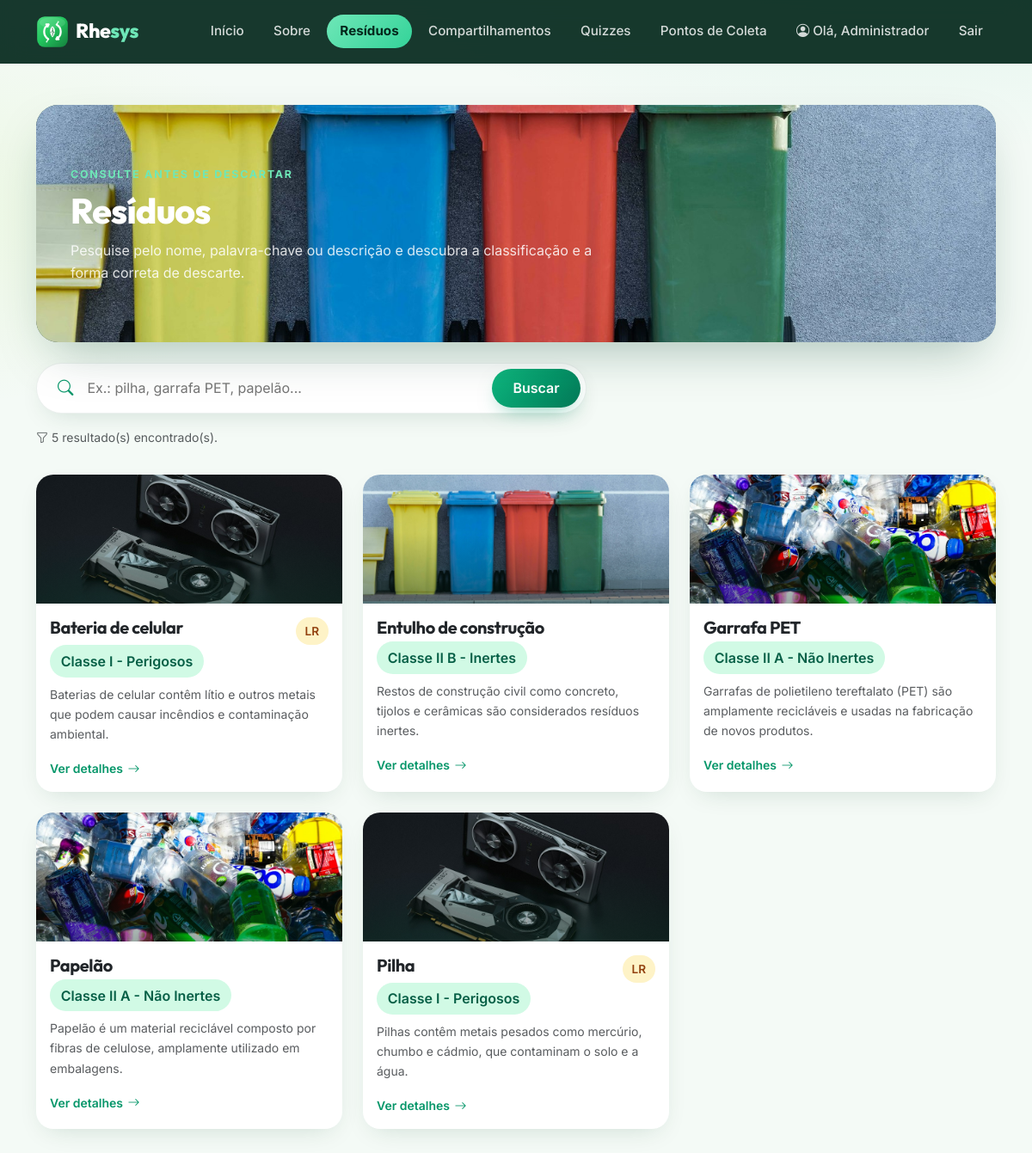
The app's page /pages/residuos.php (signed in) with its own data.
### tables this page shows
CREATE TABLE residuo (
    id_residuo INT AUTO_INCREMENT PRIMARY KEY,
    id_classificacao INT NOT NULL,
    nome VARCHAR(150) NOT NULL,
    descricao TEXT,
    forma_descarte TEXT,
    reciclagem TEXT,
    palavras_chave VARCHAR(255),
    possui_logistica_reversa BOOLEAN NOT NULL DEFAULT FALSE,
    created_at DATETIME NOT NULL DEFAULT CURRENT_TIMESTAMP,
    INDEX idx_residuo_classificacao (id_classificacao),
    INDEX idx_residuo_nome (nome),
    CONSTRAINT fk_residuo_classificacao
        FOREIGN KEY (id_classificacao) REFERENCES classificacao(id_classificacao)
        ON DELETE RESTRICT ON UPDATE CASCADE
);

CREATE TABLE classificacao (
    id_classificacao INT AUTO_INCREMENT PRIMARY KEY,
    nome VARCHAR(100) NOT NULL,
    descricao TEXT
);

### pages/residuos.php (the view, shortened to what this page needs)
<?php
require_once __DIR__ . '/../config/conexao.php';
function imagem_residuo($nome_classificacao) {
    $n = mb_strtolower((string) $nome_classificacao, 'UTF-8');
    if (mb_strpos($n, 'perigoso') !== false) {
        return BASE_URL . 'img/fotos/eletronicos.jpg';
    }
    if (mb_strpos($n, 'não inerte') !== false || mb_strpos($n, 'nao inerte') !== false) {
        return BASE_URL . 'img/fotos/reciclaveis.jpg';
    }
    if (mb_strpos($n, 'inerte') !== false) {
        return BASE_URL . 'img/fotos/coleta.jpg';
    }
    return BASE_URL . 'img/fotos/coleta.jpg';
}
require __DIR__ . '/../includes/header.php';
$busca = isset($_GET['busca']) ? trim($_GET['busca']) : '';
    ?>
    <?php
if ($busca !== '') {
    $sql = "SELECT r.*, c.nome AS classificacao_nome
            FROM residuo r
            INNER JOIN classificacao c ON r.id_classificacao = c.id_classificacao
            WHERE r.nome LIKE :busca1
               OR r.palavras_chave LIKE :busca2
               OR r.descricao LIKE :busca3
            ORDER BY r.nome";
    $termo = "%$busca%";
    $stmt = $pdo->prepare($sql);
    $stmt->bindValue(':busca1', $termo, PDO::PARAM_STR);
    $stmt->bindValue(':busca2', $termo, PDO::PARAM_STR);
    $stmt->bindValue(':busca3', $termo, PDO::PARAM_STR);
    $stmt->execute();
} else {
    $sql = "SELECT r.*, c.nome AS classificacao_nome
            FROM residuo r
            INNER JOIN classificacao c ON r.id_classificacao = c.id_classificacao
            ORDER BY r.nome";
    $stmt = $pdo->query($sql);
}
$residuos = $stmt->fetchAll();
?>
<section class="band reveal">
    <img class="band-bg" src="<?php echo BASE_URL; ?>img/fotos/coleta.jpg" alt="Lixeiras coloridas de coleta seletiva">
    <span class="crumb">Consulte antes de descartar</span>
    <h1 class="mt-2">Resíduos</h1>
    <p class="mt-2">
        Pesquise pelo nome, palavra-chave ou descrição e descubra a classificação
        e a forma correta de descarte.
    </p>
</section>
<div class="search-wrap mt-4 reveal">
    <form method="GET">
        <div class="search-pill">
            <i class="bi bi-search"></i>
            <input type="text" name="busca"
                   placeholder="Ex.: pilha, garrafa PET, papelão..."
                   value="<?php echo htmlspecialchars($busca); ?>">
            <button class="btn btn-success" type="submit">Buscar</button>
        </div>
    </form>
    <p class="text-muted small mt-3 mb-0">
        <i class="bi bi-funnel"></i>
        <?php echo count($residuos); ?> resultado(s) encontrado(s)<?php if ($busca !== ''): ?> para
        “<strong><?php echo htmlspecialchars($busca); ?></strong>”<?php endif; ?>.
    </p>
</div>
<?php if (count($residuos) === 0): ?>
    <div class="alert alert-info mt-4">
        <i class="bi bi-search me-1"></i> Nenhum resíduo encontrado para "<strong><?php echo htmlspecialchars($busca); ?></strong>".
    </div>
<?php else: ?>
    <div class="row g-4 mt-2 reveal">
        <?php foreach ($residuos as $res): ?>
            <div class="col-md-6 col-lg-4">
                <a href="residuos.php?id=<?php echo $res['id_residuo']; ?>" class="text-decoration-none text-dark">
                    <div class="card card-residuo">
                        <div class="photo">
                            <img src="<?php echo imagem_residuo($res['classificacao_nome']); ?>" alt="Foto ilustrativa: <?php echo htmlspecialchars($res['nome']); ?>">
                        </div>
                        <div class="card-body">
                            <div class="d-flex justify-content-between align-items-start gap-2">
                                <h5 class="card-title mb-1"><?php echo htmlspecialchars($res['nome']); ?></h5>
                                <?php if ($res['possui_logistica_reversa']): ?>
                                    <span class="badge-lr">LR</span>
                                <?php endif; ?>
                            </div>
                            <span class="badge-soft d-inline-block mb-2"><?php echo htmlspecialchars($res['classificacao_nome']); ?></span>
                            <p class="card-text text-muted small clamp-3">
                                <?php echo htmlspecialchars($res['descricao']); ?>
                            </p>
                            <span class="link-arrow small">Ver detalhes <i class="bi bi-arrow-right"></i></span>
                        </div>
                    </div>
                </a>
            </div>
        <?php endforeach; ?>
    </div>
<?php endif; ?>
<?php require __DIR__ . '/../includes/footer.php'; ?>

### css/style.css (style rules this page uses)
:root { --rhe-50: #ecfdf5; --rhe-100: #d1fae5; --rhe-200: #a7f3d0; --rhe-300: #6ee7b7; --rhe-400: #34d399; --rhe-500: #10b981; --rhe-600: #059669; --rhe-700: #047857; --rhe-800: #065f46; --rhe-900: #064e3b; --rhe-950: #04281c; --rhe-ink: #0d2b1e; --rhe-lime: #a3e635; --rhe-bg: #f4faf6; --rhe-radius: 1.25rem; --rhe-shadow: 0 10px 30px -12px rgba(4, 66, 41, .18); --rhe-shadow-lg: 0 24px 60px -20px rgba(4, 66, 41, .35); }
* { -webkit-tap-highlight-color: transparent; }
html { scroll-behavior: smooth; }
body { font-family: 'Inter', system-ui, -apple-system, 'Segoe UI', sans-serif; background: radial-gradient(1100px 480px at 88% -8%, rgba(16, 185, 129, .10), transparent 60%), radial-gradient(900px 420px at -10% 18%, rgba(163, 230, 53, .10), transparent 55%), var(--rhe-bg); color: #20302a; display: flex; flex-direction: column; min-height: 100vh; -webkit-font-smoothing: antialiased; }
h1, h2, h3, h4, h5, h6 { font-family: 'Outfit', 'Inter', sans-serif; font-weight: 700; letter-spacing: -.02em; color: var(--rhe-ink); }
p { line-height: 1.65; }
a { color: var(--rhe-600); }
.btn { font-weight: 600; border-radius: 999px; }
.btn-success { background: linear-gradient(135deg, var(--rhe-500), var(--rhe-600) 55%, var(--rhe-700)); border: none; color: #fff; box-shadow: 0 10px 24px -10px rgba(5, 150, 105, .55); padding: .65rem 1.5rem; transition: transform .2s ease, box-shadow .2s ease, filter .2s ease; }
.link-arrow { color: var(--rhe-600); font-weight: 600; text-decoration: none; display: inline-flex; align-items: center; gap: .35rem; }
.link-arrow .bi { transition: transform .2s ease; }
.band { position: relative; border-radius: 1.6rem; overflow: hidden; padding: 4.2rem 2.5rem; color: #fff; box-shadow: var(--rhe-shadow-lg); }
.band img.band-bg { position: absolute; inset: 0; width: 100%; height: 100%; object-fit: cover; }
.band::after { content: ''; position: absolute; inset: 0; background: linear-gradient(100deg, rgba(4, 40, 28, .88) 15%, rgba(5, 102, 61, .55) 60%, rgba(6, 78, 59, .35)); }
.band > * { position: relative; z-index: 2; }
.band h1 { color: #fff; font-size: clamp(1.9rem, 3.4vw, 2.7rem); font-weight: 800; margin-bottom: 0; }
.band p { color: rgba(255, 255, 255, .85); max-width: 40rem; margin-bottom: 0; }
.band .crumb { color: var(--rhe-300); font-weight: 700; font-size: .78rem; letter-spacing: .14em; text-transform: uppercase; }
.search-wrap { max-width: 640px; }
.search-pill { display: flex; background: #fff; border-radius: 999px; padding: .4rem; box-shadow: var(--rhe-shadow); border: 1.5px solid rgba(4, 66, 41, .08); }
.search-pill .bi { align-self: center; margin-left: 1.1rem; color: var(--rhe-600); font-size: 1.15rem; }
.search-pill input { border: none; outline: none; flex: 1; min-width: 0; padding: .6rem 1rem; font-size: 1rem; background: transparent; }
.card-residuo { height: 100%; border: none; border-radius: var(--rhe-radius); overflow: hidden; box-shadow: var(--rhe-shadow); background: #fff; transition: transform .22s ease, box-shadow .22s ease; }
.card-residuo .photo { height: 150px; overflow: hidden; position: relative; }
.card-residuo .photo img { width: 100%; height: 100%; object-fit: cover; transition: transform .5s ease; }
.card-residuo .photo::after { content: ''; position: absolute; inset: 0; background: linear-gradient(180deg, transparent 45%, rgba(4, 40, 28, .4)); }
.badge-soft { background: var(--rhe-100); color: var(--rhe-800); font-weight: 600; padding: .42em .8em; border-radius: 999px; display: inline-block; }
.badge-lr { background: #fef3c7; color: #92400e; font-weight: 600; padding: .42em .8em; border-radius: 999px; display: inline-block; font-size: .85rem; }
.clamp-3 { display: -webkit-box; -webkit-line-clamp: 3; -webkit-box-orient: vertical; overflow: hidden; }
.card { border: none; border-radius: var(--rhe-radius); }
.reveal { opacity: 0; transform: translateY(18px); transition: opacity .6s ease, transform .6s ease; }
.reveal.visible { opacity: 1; transform: none; }

### records on screen
residuo: nome "Bateria de celular", possui_logistica_reversa "LR", id_classificacao.nome "Classe I - Perigosos", descricao "Baterias de celular contêm lítio e outros metais que podem causar incêndios e contaminação ambiental."
residuo: shows a picture, nome "Entulho de construção", id_classificacao.nome "Classe II B - Inertes", descricao "Restos de construção civil como concreto, tijolos e cerâmicas são considerados resíduos inertes."
residuo: nome "Garrafa PET", id_classificacao.nome "Classe II A - Não Inertes", descricao "Garrafas de polietileno tereftalato (PET) são amplamente recicláveis e usadas na fabricação de novos produtos."
residuo: nome "Papelão", id_classificacao.nome "Classe II A - Não Inertes", descricao "Papelão é um material reciclável composto por fibras de celulose, amplamente utilizado em embalagens."
residuo: nome "Pilha", possui_logistica_reversa "LR", id_classificacao.nome "Classe I - Perigosos", descricao "Pilhas contêm metais pesados como mercúrio, chumbo e cádmio, que contaminam o solo e a água."

### other values on screen
$item[0] "Início"
$item[0] "Sobre"
$item[0] "Resíduos"
$item[0] "Compartilhamentos"
$item[0] "Quizzes"
$item[0] "Pontos de Coleta"
$_SESSION['nome_usuario'] "Administrador"
count($residuos) "5"
